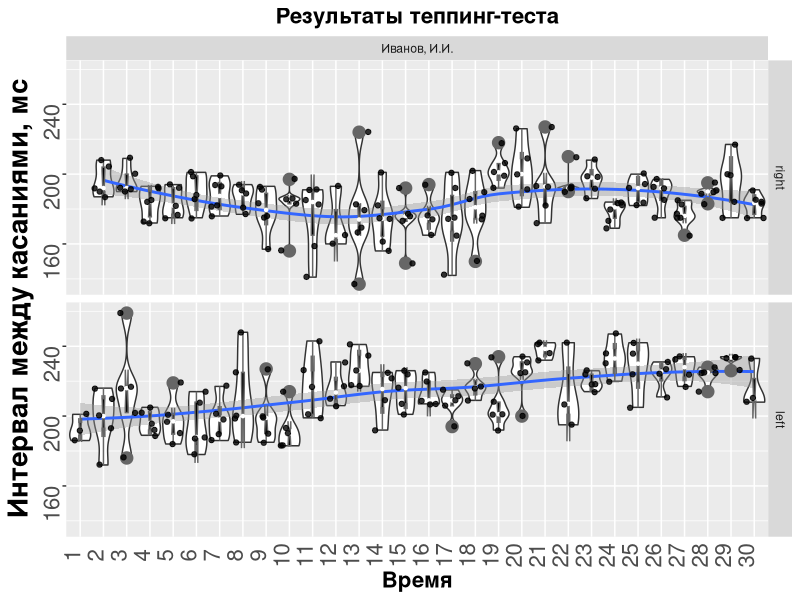
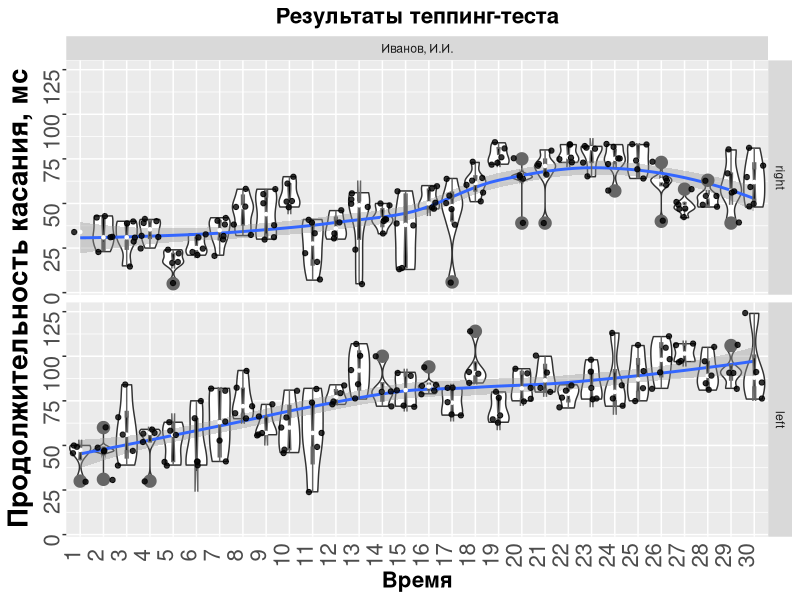
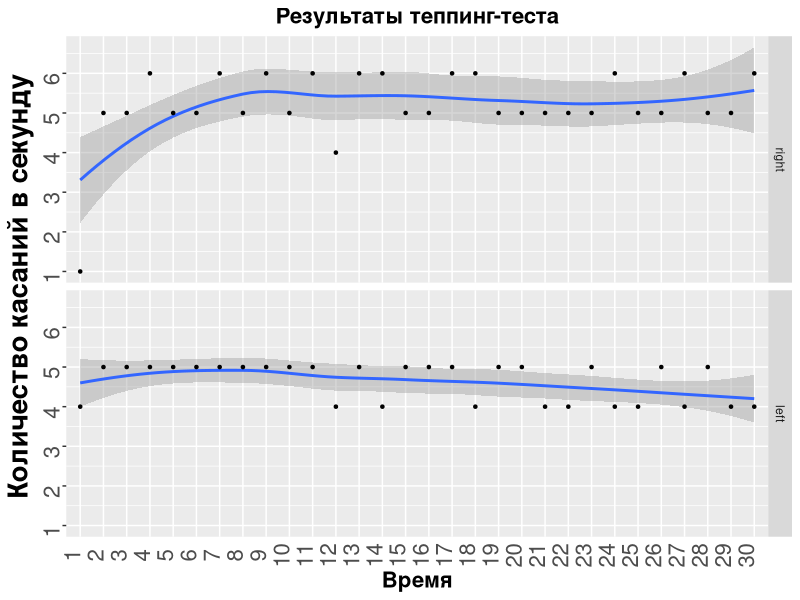
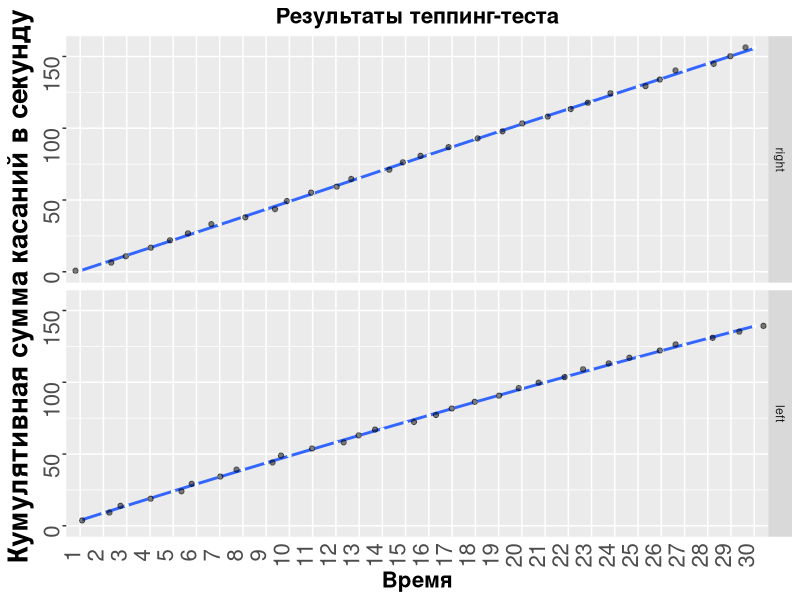
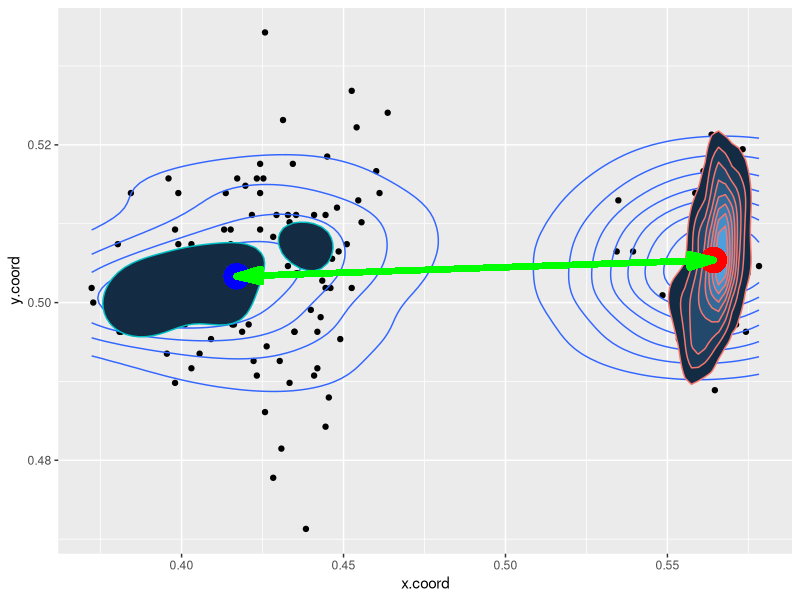
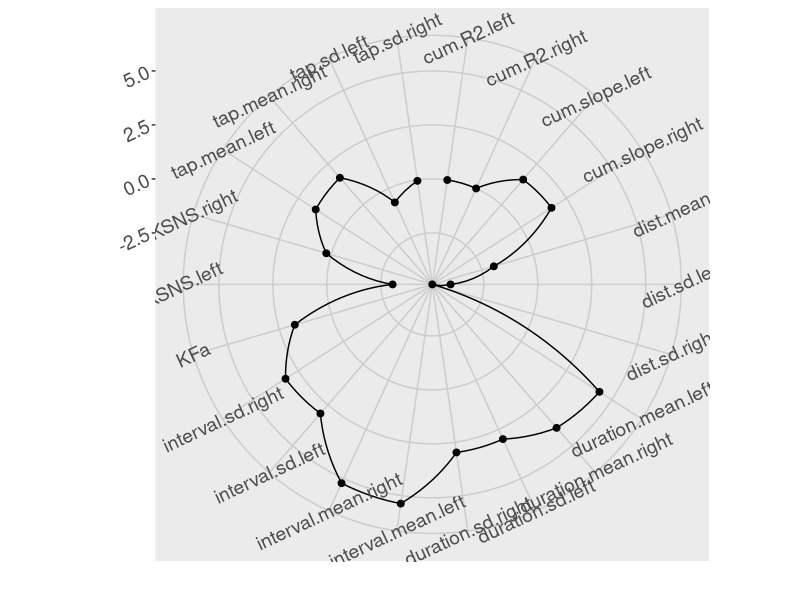

These charts were generated, in order, by the following R code:
## ---- chunk 1
knitr::opts_chunk$set(echo = FALSE, warning = FALSE, message = FALSE, fig.align = "center")
## ---- chunk 2
# Загрузка данных и необходимых пакетов
remove_outliers <- function(x, na.rm = TRUE, ...) {
  qnt <- quantile(x, probs=c(.25, .75), na.rm = na.rm, ...)
  H <- 1.5 * IQR(x, na.rm = na.rm)
  y <- x
  y[x < (qnt[1] - H)] <- NA
  y[x > (qnt[2] + H)] <- NA
  y
}
library(tidyverse)
d = read.csv("result.csv", sep = ";", encoding = "UTF-8", header = F)
names(d) <- c("session","name", "time","curr.time","duration","x.coord","y.coord", "hand")
d$time <- as.numeric(d$time)
d$session <- as.character(d$session)
d$x.coord <- as.numeric(d$x.coord)
d$y.coord <- as.numeric(d$y.coord)
d$hand <- factor(d$hand, levels = c("right","left"))
## ---- chunk 3
tbl <- knitr::kable(head(d), align = "c")
kableExtra::kable_styling(tbl, "striped", full_width = T, position = "left")
## ---- chunk 4
# Приводим данные в опрятный вид, инициализируем объект для хранения результатов
d$tick <- c(NA, diff(d$time))
d$tick[c(0, diff(d$curr.time)) < 0] <- NA # через дифф ищем смену в текущем времени с 0 на 5, там же сглаживаем провалы в тиках при помощи NA

d$time     <- as.integer(d$time/1000)
d$datetime <- as.POSIXct(d$time, origin="1970-01-01")
d$datetime <- format(d$datetime, format="%H:%M:%S")
result <- data.frame(name = d$name[1])
## ---- chunk 5
ggplot(d, aes(x=factor(curr.time), y=remove_outliers(tick))) +
  geom_violin(scale="width") +
  geom_smooth(method = "loess", se=TRUE, aes(group=1)) +
  geom_boxplot(width=.12, fill=I("black"), notch=T, outlier.size=NA, col="grey40") +
  stat_summary(fun.y="median", geom="point", shape=20, col="white") +
  ggtitle("Результаты теппинг-теста") +
  labs(x="Время", y="Интервал между касаниями, мс") +
  facet_grid(hand~name) +
  theme(legend.position="none",
        axis.text=element_text(size=12),
        axis.title=element_text(size=16,face="bold")) +
  scale_fill_brewer() + geom_jitter(alpha = 0.8) +
  theme(plot.title = element_text(size=16, face='bold', hjust=0.5),
        axis.text.x=element_text(angle=90, vjust=0, size=16),
        axis.ticks.x=element_blank(),
        axis.title.y = element_text(face="bold", size=20),
        axis.text.y  = element_text(angle=90, vjust=0, size=16))
## ---- chunk 6
result$interval.mean.right <- mean(d$tick[d$hand=="right"], na.rm = T)
result$interval.mean.left  <- mean(d$tick[d$hand=="left"] , na.rm = T)
result$interval.sd.right   <- sd(d$tick[d$hand=="right"] , na.rm = T)
result$interval.sd.left    <- sd(d$tick[d$hand=="left"] , na.rm = T)
## ---- chunk 7
ggplot(d, aes(x=factor(curr.time), y=remove_outliers(duration))) +
  geom_violin(scale="width") +
  geom_smooth(method = "loess", se=TRUE, aes(group=1)) +
  geom_boxplot(width=.12, fill=I("black"), notch=T, outlier.size=NA, col="grey40") +
  stat_summary(fun.y="median", geom="point", shape=20, col="white") +
  ggtitle("Результаты теппинг-теста") +
  labs(x="Время", y="Продолжительность касания, мс") +
  facet_grid(hand~name) +
  theme(legend.position="none",
        axis.text=element_text(size=12),
        axis.title=element_text(size=16,face="bold")) +
  scale_fill_brewer() + geom_jitter(alpha = 0.8) +
  theme(plot.title = element_text(size=16, face='bold', hjust=0.5),
        axis.text.x=element_text(angle=90, vjust=0, size=16),
        axis.ticks.x=element_blank(),
        axis.title.y = element_text(face="bold", size=20),
        axis.text.y  = element_text(angle=90, vjust=0, size=16))
## ---- chunk 8
result$duration.mean.right <- mean(d$duration[d$hand=="right"], na.rm = T)
result$duration.mean.left  <- mean(d$duration[d$hand=="left"] , na.rm = T)
result$duration.sd.right   <- sd(d$duration[d$hand=="right"] , na.rm = T)
result$duration.sd.left    <- sd(d$duration[d$hand=="left"] , na.rm = T)
## ---- chunk 9
d %>% group_by(curr.time, hand, name) %>% summarise(n = n()) -> res

ggplot(res, aes(x=factor(curr.time), y=n)) +
  geom_smooth(method = "loess", se=TRUE, aes(group=1)) +
  stat_summary(fun.y="median", geom="point", shape=20, col="black") +
  ggtitle("Результаты теппинг-теста") +
  labs(x="Время", y="Количество касаний в секунду") +
  facet_grid(hand~.) +
  theme(legend.position="none",
        axis.text=element_text(size=12),
        axis.title=element_text(size=16,face="bold")) +
  scale_fill_brewer() +
  theme(plot.title = element_text(size=16, face='bold', hjust=0.5),
        axis.text.x=element_text(angle=90, vjust=0, size=16),
        axis.ticks.x=element_blank(),
        axis.title.y = element_text(face="bold", size=20),
        axis.text.y  = element_text(angle=90, vjust=0, size=16))
## ---- chunk 10
result$tap.mean.right <- mean(res$n[res$hand=="right"], na.rm = T)
result$tap.mean.left  <- mean(res$n[res$hand=="left"] , na.rm = T)
result$tap.sd.right   <- sd(res$n[res$hand=="right"] , na.rm = T)
result$tap.sd.left    <- sd(res$n[res$hand=="left"] , na.rm = T)
## ---- chunk 11
d %>% group_by(curr.time, hand, name) %>% summarise(n = n()) -> res
res %>% group_by(hand, name) %>% mutate(cum.n = cumsum(n)) -> res

ggplot(res, aes(x=factor(curr.time), y=cum.n)) +
  geom_violin(scale="width") +
  geom_smooth(method = "loess", se=TRUE, aes(group=1)) +
  geom_boxplot(width=.12, fill=I("black"), notch=T, outlier.size=NA, col="grey40") +
  stat_summary(fun.y="median", geom="point", shape=20, col="white") +
  ggtitle("Результаты теппинг-теста") +
  labs(x="Время", y="Кумулятивная сумма касаний в секунду") +
  facet_grid(hand~.) +
  theme(legend.position="none",
        axis.text=element_text(size=12),
        axis.title=element_text(size=16,face="bold")) +
  scale_fill_brewer() + geom_jitter(alpha = 0.5) +
  theme(plot.title = element_text(size=16, face='bold', hjust=0.5),
        axis.text.x=element_text(angle=90, vjust=0, size=16),
        axis.ticks.x=element_blank(),
        axis.title.y = element_text(face="bold", size=20),
        axis.text.y  = element_text(angle=90, vjust=0, size=16))

smry.r <- summary(lm(cum.n~curr.time, res[res$hand=="right",]))
smry.l <- summary(lm(cum.n~curr.time, res[res$hand=="left",]))

result$cum.slope.right <- smry.r$coefficients[2]
result$cum.slope.left  <- smry.l$coefficients[2]
result$cum.R2.right    <- smry.r$r.squared
result$cum.R2.left     <- smry.l$r.squared
## ---- chunk 12
d %>% group_by(hand, curr.time) %>% summarise(n = n(), time = mean(time)) -> res
res %>% summarise(KSNS=(sum(n-n[curr.time==1]))/sum(n[curr.time==1]*100)) -> res

result$KSNS.right <- as.numeric(res$KSNS[res$hand=="right"])
result$KSNS.left  <- as.numeric(res$KSNS[res$hand=="left"])
## ---- chunk 13
d %>% group_by(hand, curr.time, name) %>% summarise(n = n()) %>% ungroup(hand, curr.time) -> res
res %>% summarise(KFa = (sum(n[hand=="right"])-sum(n[hand=="left"]))/(sum(n[hand=="right"])+sum(n[hand=="left"]))*100) %>% as.numeric -> result$KFa
## ---- chunk 14
ggplot(d, aes(x = x.coord, y = y.coord)) +
  geom_point() +
  geom_density_2d() +
  stat_density_2d(aes(fill = stat(level), color = hand), geom = "polygon") +
  geom_point(aes(x = mean(d$x.coord[d$hand=="right"]), y = mean(d$y.coord[d$hand=="right"])), size = 8, color = "red") +
  geom_point(aes(x = mean(d$x.coord[d$hand=="left"]), y = mean(d$y.coord[d$hand=="left"])), size = 8, color = "blue") +
  geom_segment(aes(x = mean(d$x.coord[d$hand=="right"]), xend = mean(d$x.coord[d$hand=="left"]),
                   y = mean(d$y.coord[d$hand=="right"]), yend = mean(d$y.coord[d$hand=="left"])), 
               arrow = arrow(angle = 15, ends = "both", type = "closed"), size = 2, color = "green") +
  theme(legend.position = "none")

result$dist.mean <- sqrt((mean(d$x.coord[d$hand=="right"])-mean(d$x.coord[d$hand=="left"]))^2 +
                           (mean(d$y.coord[d$hand=="right"])-mean(d$y.coord[d$hand=="left"]))^2)
result$dist.sd.right <- sd(sqrt((d$x.coord[d$hand=="right"])^2+(d$y.coord[d$hand=="right"])^2))
result$dist.sd.left  <- sd(sqrt((d$x.coord[d$hand=="left"])^2+(d$y.coord[d$hand=="left"])^2))
## ---- chunk 15
tbl <- t(result)
tbl <- cbind(names(result), tbl); rownames(tbl) <- NULL
colnames(tbl) <- c("Показатель", "Численное значение")
tbl <- knitr::kable(tbl, align = "c")
kableExtra::kable_styling(tbl, "striped", full_width = T, position = "left")
## ---- chunk 16
res = gather(result[,-c(1)])
res$value.log <- log(res$value)
ggplot(data=res,  aes(x=key, y=value.log, group = 1)) + 
  geom_point(size=2) +
  geom_line() +
  xlab("") + 
  ylab("") + 
  coord_polar() +
  theme(panel.grid = element_line(colour = "gray80"),
        axis.text = element_text(size = 14, angle = 25))
